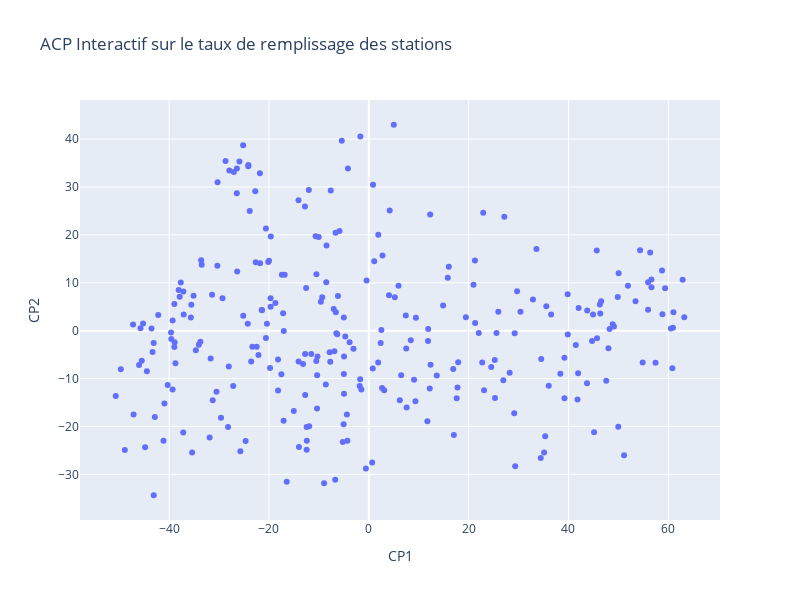

The cell this chart's notebook holds for it:
### Code cell
# Supprimer la colonne 'Heures' si elle existe
if "Heures" in xhour_paris.columns:
    df = xhour_paris.drop(columns=["Heures"])

# Vérifier si les colonnes représentent les stations
station_names = df.columns  # Si chaque colonne correspond à une station

# Standardiser les données
scaler = StandardScaler()
X_scaled = scaler.fit_transform(df)

# Appliquer l'ACP sur les colonnes (donc après transposition)
n_components = 2
pca = PCA(n_components=n_components)
X_pca = pca.fit_transform(X_scaled.T)  # Note l'utilisation de .T ici

# Convertir en DataFrame pour Plotly
pca_df = pd.DataFrame(X_pca[:, :2], columns=['CP1', 'CP2'])
pca_df['Nom_station'] = station_names  # Utilisation correcte des noms de colonnes

# Visualiser avec Plotly
fig = px.scatter(
    pca_df,
    x='CP1',
    y='CP2',
    hover_name='Nom_station',  # Le nom de la station s'affichera au survol
    title="ACP Interactif sur le taux de remplissage des stations",
    width=800,
    height=600
)
fig.show()
explained_variance = pca.explained_variance_ratio_
print("Variance expliquée par composante:", explained_variance)
print("Variance cumulée:", np.cumsum(explained_variance))

### Figure 1 — Plotly figure (JSON) as saved in the notebook; plotly's stock layout.template omitted (floating-point values rounded to 4 significant figures; data arrays with more than 128 entries replaced by an {"elided": "..."} marker saying what was removed)
{"data": [{"hovertemplate": "<b>%{hovertext}</b><br><br>CP1=%{x}<br>CP2=%{y}<extra></extra>", "hovertext": {"elided": "275 str values"}, "legendgroup": "", "marker": {"color": "#636efa", "symbol": "circle"}, "mode": "markers", "name": "", "orientation": "v", "showlegend": false, "type": "scatter", "x": {"elided": "275 float values"}, "xaxis": "x", "y": {"elided": "275 float values"}, "yaxis": "y"}], "layout": {"height": 600, "legend": {"tracegroupgap": 0}, "title": {"text": "ACP Interactif sur le taux de remplissage des stations"}, "width": 800, "xaxis": {"anchor": "y", "domain": [0, 1], "title": {"text": "CP1"}}, "yaxis": {"anchor": "x", "domain": [0, 1], "title": {"text": "CP2"}}}}
